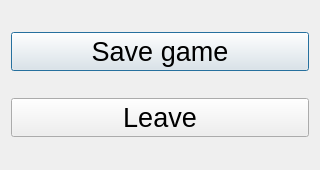
<?xml version="1.0" encoding="UTF-8"?>
<ui version="4.0">
 <class>DialogGameMenu</class>
 <widget class="QDialog" name="DialogGameMenu">
  <property name="geometry">
   <rect>
    <x>0</x>
    <y>0</y>
    <width>320</width>
    <height>170</height>
   </rect>
  </property>
  <property name="sizePolicy">
   <sizepolicy hsizetype="Maximum" vsizetype="Maximum">
    <horstretch>0</horstretch>
    <verstretch>0</verstretch>
   </sizepolicy>
  </property>
  <property name="windowTitle">
   <string>Game Menu</string>
  </property>
  <property name="modal">
   <bool>true</bool>
  </property>
  <layout class="QVBoxLayout" name="verticalLayout">
   <item>
    <widget class="QPushButton" name="ButtonSaveGame">
     <property name="font">
      <font>
       <pointsize>20</pointsize>
      </font>
     </property>
     <property name="text">
      <string>Save game</string>
     </property>
    </widget>
   </item>
   <item>
    <widget class="QPushButton" name="ButtonLeave">
     <property name="font">
      <font>
       <pointsize>20</pointsize>
      </font>
     </property>
     <property name="text">
      <string>Leave</string>
     </property>
    </widget>
   </item>
  </layout>
 </widget>
 <resources/>
 <connections/>
</ui>
